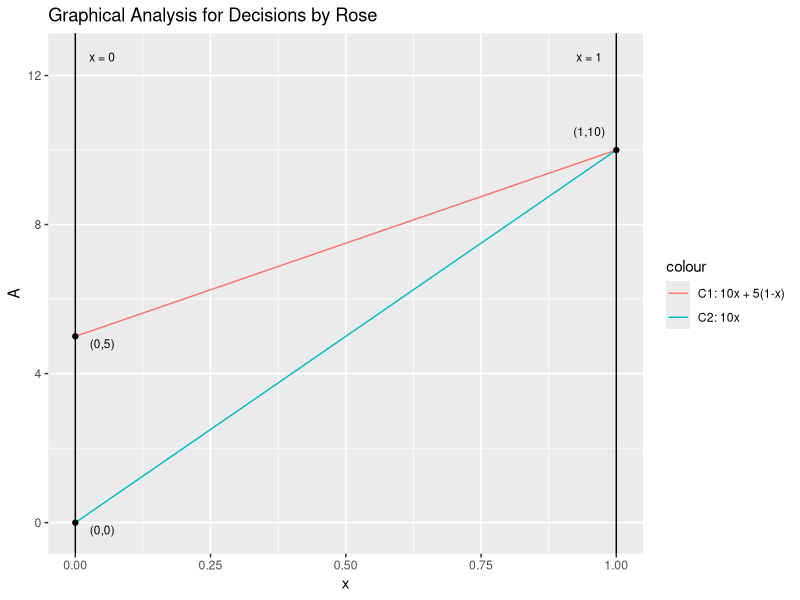
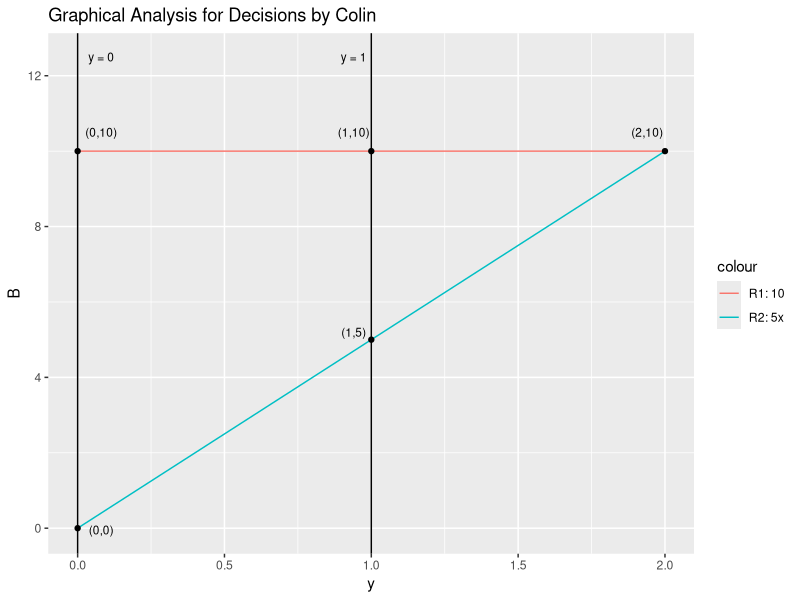

These figures' R source, in order:
## ---- chunk 1
cat('        |  Colin
        | C1   C2
------------------        
Rose R1 | 10   10    
     R2 |  5    0')
## ---- chunk 2
cat('     Rose          |      Colin
---------------------------------------
A ≤ 10x + 5(1 - x) | B ≥ 10y + 10(1-y)
     A ≤ 10x       |       B ≥ 5y
     0 ≥ x - 1     |     0 ≤ y ≤ 1')
## ---- chunk 3
library(ggplot2)
intersections = data.frame(x = c(0,0,1), y = c(0,5,10))

A = ggplot(data.frame(x = c(0,1)), aes(x)) + 
  stat_function(fun = function(x) 10*x + 5*(1-x), geom = "line", aes(col = "C1: 10x + 5(1-x)")) +
  stat_function(fun = function(x) 10*x, geom = "line", aes(col = "C2: 10x")) +
  geom_vline(xintercept = 0, aes(col = "x = 0")) +
  geom_vline(xintercept = 1, aes(col = "x = 1")) + 
  geom_point(data = intersections, aes(x,y)) + 
  
  annotate('text', x = 0.95, y = 10.5, label = "(1,10)", size = 3) +
  annotate('text', x = 0.05, y = 4.8, label = "(0,5)", size = 3) +
  annotate('text', x = 0.05, y = -0.2, label = "(0,0)", size = 3) +
  annotate('text', x = 0.05, y = 12.5, label = "x = 0", size = 3) +
  annotate('text', x = 0.95, y = 12.5, label = "x = 1", size = 3) + 
  labs(title = "Graphical Analysis for Decisions by Rose", y = "A")

intersections = data.frame(x = c(0,0,1,1,2), y = c(0,10,5,10,10))

B = ggplot(data.frame(x = c(0,2)), aes(x)) + 
  stat_function(fun = function(x) 10, geom = "line", aes(col = "R1: 10")) +
  stat_function(fun = function(x) 5*x, geom = "line", aes(col = "R2: 5x")) +
  geom_vline(xintercept = 0, aes(col = "y = 0")) +
  geom_vline(xintercept = 1, aes(col = "y = 1")) + 
  geom_point(data = intersections, aes(x,y)) + 
  
  annotate('text', x = 0.08, y = 10.5, label = "(0,10)", size = 3) +
  annotate('text', x = 0.94, y = 10.5, label = "(1,10)", size = 3) + 
  annotate('text', x = 1.94, y = 10.5, label = "(2,10)", size = 3) +
  annotate('text', x = 0.94, y = 5.20, label = "(1,5)", size = 3) + 
  annotate('text', x = 0.08, y = -0.05, label = "(0,0)", size = 3) +
  annotate('text', x = 0.08, y = 12.5, label = "y = 0", size = 3) +
  annotate('text', x = 0.94, y = 12.5, label = "y = 1", size = 3) + 

  labs(title = "Graphical Analysis for Decisions by Colin", y = "B", x = 'y')

A
B
## ---- chunk 4
cat('    x = 0  | x = 1
-------------------
R1: A = 5  | A = 10
R2: A = 0  | A = 10')
## ---- chunk 5
cat('  x  |  A  | Feasible
----------------------
  0  |  5  | No
  1  | 10  | Yes
  0  |  0  | Yes
  1  | 10  | Yes
  1  | 10  | Yes')
## ---- chunk 6
cat('    y = 0  | y = 1
-------------------
C1: B = 10 | B = 10
C2: B = 0  | B = 5')
## ---- chunk 7
cat('  y  |  B  | Feasible
----------------------
  0  | 10  | Yes
  1  | 10  | Yes
  0  |  0  | No
  1  |  5  | No
  2  | 10  | No')
## ---- chunk 8
cat('        |    Colin
        | C1      C2
---------------------        
Rose R1 | 10 <--> 10 
        |  ^      ^
        |  |      |
     R2 |  5 ---> 0')
## ---- chunk 9
cat('                         Kill Probability
------------------------------------------------------
             | Long Range | Middle Range | Close range
Ike Clanton  |    0.5     |    0.6       |    1.0
Doc Holliday |    0.3     |    0.8       |    1.0')
## ---- chunk 10
cat('----------------------------------------------------------------------------------
L |                                      Blast at long range.
----------------------------------------------------------------------------------
M | If enemy has not shot, blast at middle range; otherwise, blast at close range.
C | Blast enemy at close range.')
## ---- chunk 11
cat('                                Expected Values
-------------------------------------------------------------------------
                                  Ike Clanton
-------------------------------------------------------------------------
             |   Long Range   |   Middle Range  |   Close range   | E(V)
Ike Clanton  | 0.5*(-10) = -5 |  0.6*(-10) = -6 | 1.0*(-10) = -10 | -21
Doc Holliday |   0.3*10 = 3   |   0.8*10 = 8    |   1.0*10 = 10   |  21
-------------------------------------------------------------------------

Now construct the payoff matrix with either the EV or probabilities:

                                                  Kill Payoff Probability
---------------------------------------------------------------------------------------------------------------
                                                         Ike Clanton
---------------------------------------------------------------------------------------------------------------
             |   |         Long Range        |           Middle Range          |          Close range
             | L |     0.3 - 0.5 =  -0.2     |  (0.3)*0 + (1-0.3)*(-1) = -0.7  | (0.3)*0 + (1-0.3)*(-1) = -0.7
Doc Holliday | M | (0.8)*0 + (1-0.8)*(0) = 0 |         0.8 - 0.6 = 0.2         |   (0.8)*1 + (1-0.8)*(-1) = 0.6
             | C |  (1.0)*0 + (1-1)*(0) = 0  |  (1-0.6)*(1) + 0.6*(-1) = -0.2  |       1.0 - 1.0 = 0.0
---------------------------------------------------------------------------------------------------------------

Multiple with the winning units of the game from the perspective of Doc Holliday, and find the minimax:

                                       Payoffs
-------------------------------------------------------------------------------
                                     Ike Clanton
-------------------------------------------------------------------------------
             |   | Long Range | Middle Range | Close range | Row Max
             | L |     -2     |      -7      |     -7      |   -2 
Doc Holliday | M |      0     |       2      |      6      |    6  mini-max = -2
             | C |      0     |      -2      |      0      |    0
-------------------------------------------------------------------------------             
Col Min      |   |     -2     |      -7      |     -7      |          
                  maxi-min = -2')
